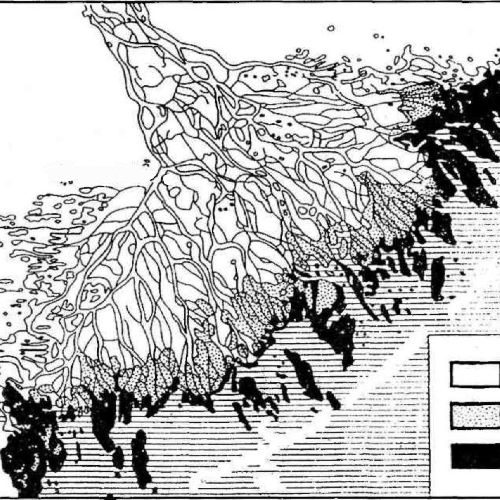
#> input picture FractalsGeometry/карты/Волга_Дельта.jpg, 500 x 500 px
$ python method4.py
#> lines starting #> are read from the running program, lines starting #| are printed output that depends on the picture; after the words box and inside, x2 and y2 are one past the last pixel; in counts of white or black regions, pixels touching at a corner belong together
from PIL import Image, ImageDraw #open images
import matplotlib.pyplot as plt #create plots
import numpy as np #array processing
from sklearn.linear_model import LinearRegression #regression
from math import log #maths function

def FractalCount(a, n):#n*n - number of blocks
    count = 0
    size = 100//n
    n1, n2 = -size, 0

    for k in range(n*n): #проход по всем маленьким массивам большого массива
        if k % n== 0:
            n1+=size
            n2=0
        else:
            n2+=size
        isblack = False
        for i in range(size): #гуляем по маленькому массиву
            if (isblack): break
            for j in range(size):
                if (a[i+n1][j+n2]==100).all():
                    count+=1
                    isblack = True
                    break
    return count

def Y(a0, n):
    y0 = FractalCount(a0, n)
    if (y0>0):
        return log(y0)
    else: return 0

image = Image.open("карты/Волга_Дельта.jpg") #Открываем изображение.
#> image is the input picture: PIL image 500x500 RGB; min 0, max 255, mean 186.6
draw = ImageDraw.Draw(image) #Создаем инструмент для рисования.
width = image.size[0] #Определяем ширину.
#> width = 500
height = image.size[1] #Определяем высоту.
#> height = 500

pix = image.load() #Выгружаем значения пикселей.

factor = 10
for i in range(width):
	for j in range(height):
			a = pix[i, j][0]
			b = pix[i, j][1]
			c = pix[i, j][2]
			S = a + b + c
			if (S > (((255 + factor) // 2) * 3)):
				a, b, c = 255, 255, 255#white
			else:
				a, b, c = 100, 100, 100#black
			draw.point((i, j), (a, b, c))
#image.save("ans.jpg", "JPEG")
fig, axs = plt.subplots(figsize=(9,9))
plt.imshow(image)
axs.grid()
#plt.text(100, 100, 23, fontsize=10)

del draw

a = np.asarray(image)
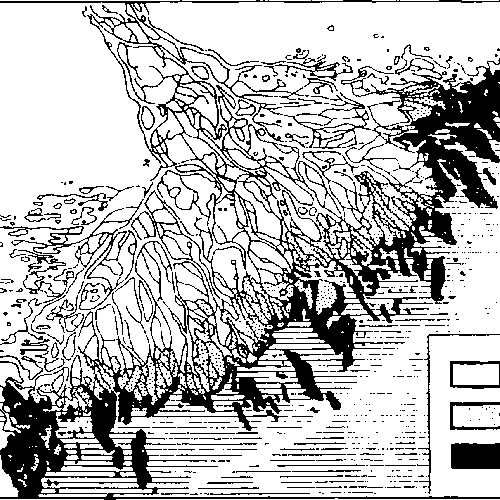
#> a: shape (500, 500, 3); values 100 (black) and 255 (white), 74.2% white; 843 black regions (697 under 20 px), largest, box (x1, y1, x2, y2) and area: (0, 0, 500, 500) 48671, (0, 199, 144, 310) 1509, (451, 443, 500, 469) 1245
#print(a)
n1, n2 = -500, 0
a0 = np.zeros(shape=(500, 500, 3))
for k in range(1): #проход по всем маленьким массивам большого массива
    for i in range(500): #гуляем по маленькому массиву
        for j in range(500):
            a0[i, j] = a[i][j]
    #можно обрабатывать а0(клетку)
    #print(k, n1, n2)

    x = np.array([log(10), log(20), log(25), log(50), log(100)]).reshape(-1, 1)
    y = np.array([Y(a0, 5), Y(a0, 20), Y(a0, 25), Y(a0, 50), Y(a0, 100)])
    #print(y)
    model = LinearRegression().fit(x, y)
    level = 'green'
    if (model.coef_[0]>=1.5): level = 'orange'
    if (model.coef_[0]>=1.65): level = 'red'

    plt.text(n2, n1+500, '%.2f' % model.coef_[0], fontsize=10,
             color = level, rotation = 30)
    #print(model.coef_)
plt.show()
fig, axs = plt.subplots()
plt.plot(x, y)
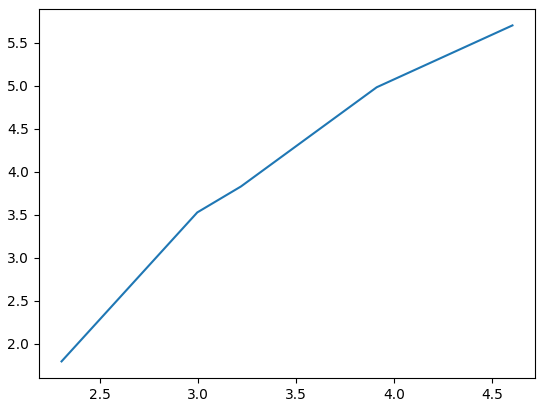
#> figure drawn by matplotlib, 1 panel

$ run again, with FractalsGeometry/карты/Rybinsk.jpg copied over FractalsGeometry/карты/Волга_Дельта.jpg
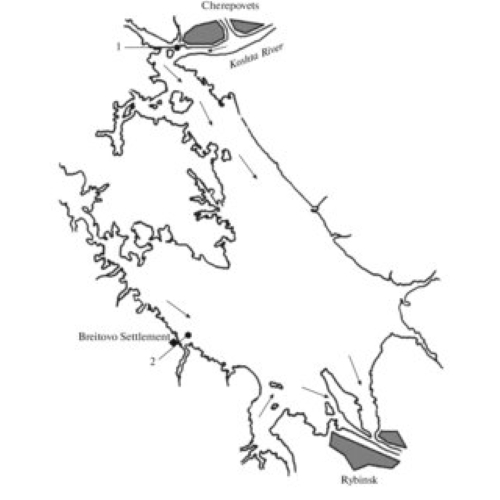
#> input picture FractalsGeometry/карты/Rybinsk.jpg, 500 x 500 px
#> image is the input picture: PIL image 500x500 RGB; min 14, max 255, mean 245
#> `a = np.asarray(image)`:
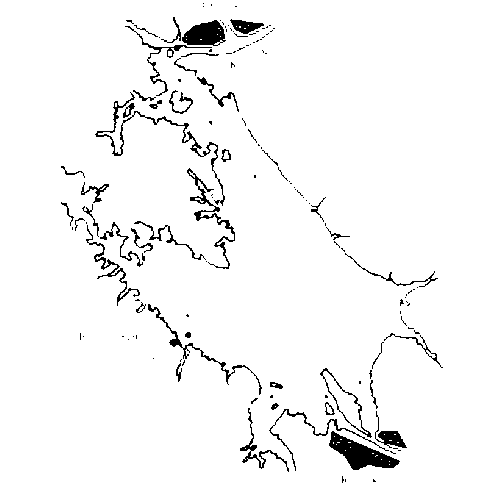
#> a: shape (500, 500, 3); values 100 (black) and 255 (white), 96.3% white; 137 black regions (94 under 20 px), largest, box (x1, y1, x2, y2) and area: (329, 431, 400, 470) 1200, (182, 20, 226, 46) 781, (95, 92, 225, 206) 780
#> `plt.plot(x, y)`:
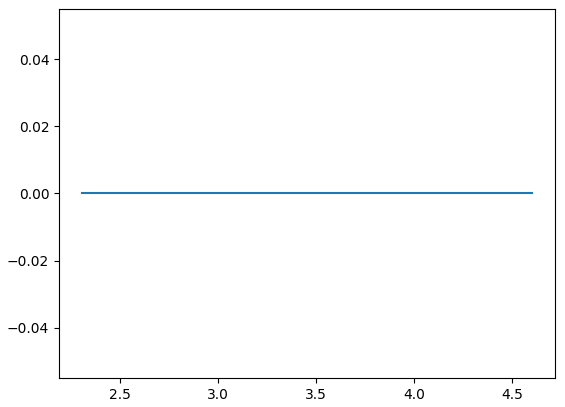
#> figure drawn by matplotlib, 1 panel

$ run again, with FractalsGeometry/карты/all_volga_up_.jpg copied over FractalsGeometry/карты/Волга_Дельта.jpg
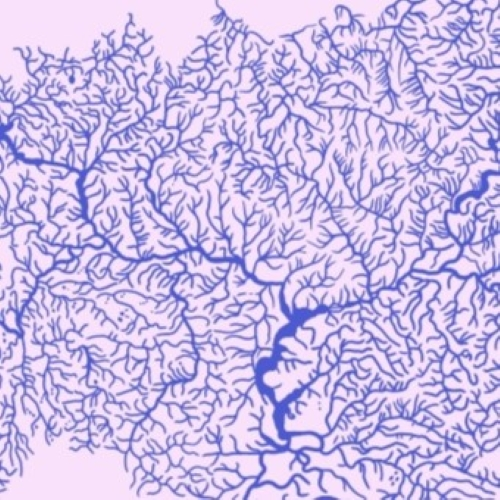
#> input picture FractalsGeometry/карты/all_volga_up_.jpg, 500 x 500 px
#> image is the input picture: PIL image 500x500 RGB; mean R, G, B 200.9, 186.9, 231.1
#> `a = np.asarray(image)`:
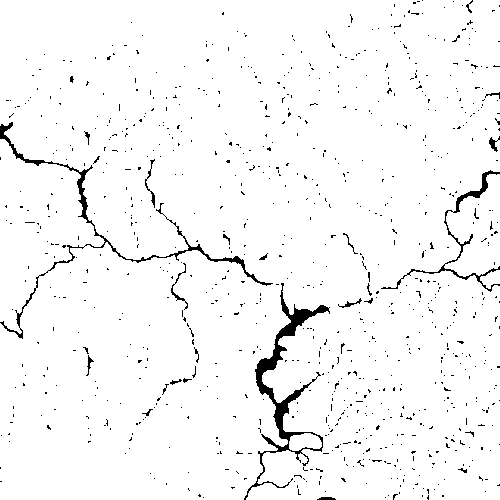
#> a: shape (500, 500, 3); values 100 (black) and 255 (white), 96.7% white; 889 black regions (866 under 20 px), largest, box (x1, y1, x2, y2) and area: (244, 283, 330, 500) 2346, (0, 122, 273, 339) 1630, (381, 170, 500, 292) 791
#> `plt.plot(x, y)`:
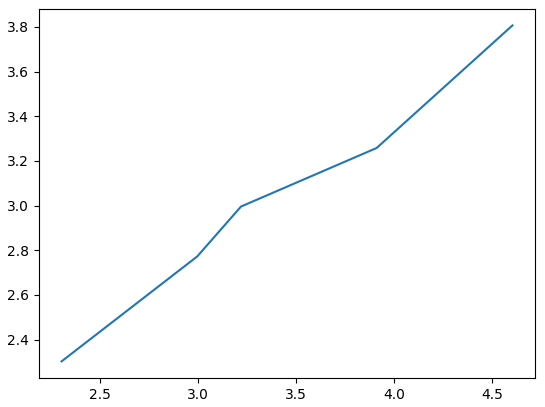
#> figure drawn by matplotlib, 1 panel

$ run again, with FractalsGeometry/карты/ribinskoe32.jpg copied over FractalsGeometry/карты/Волга_Дельта.jpg
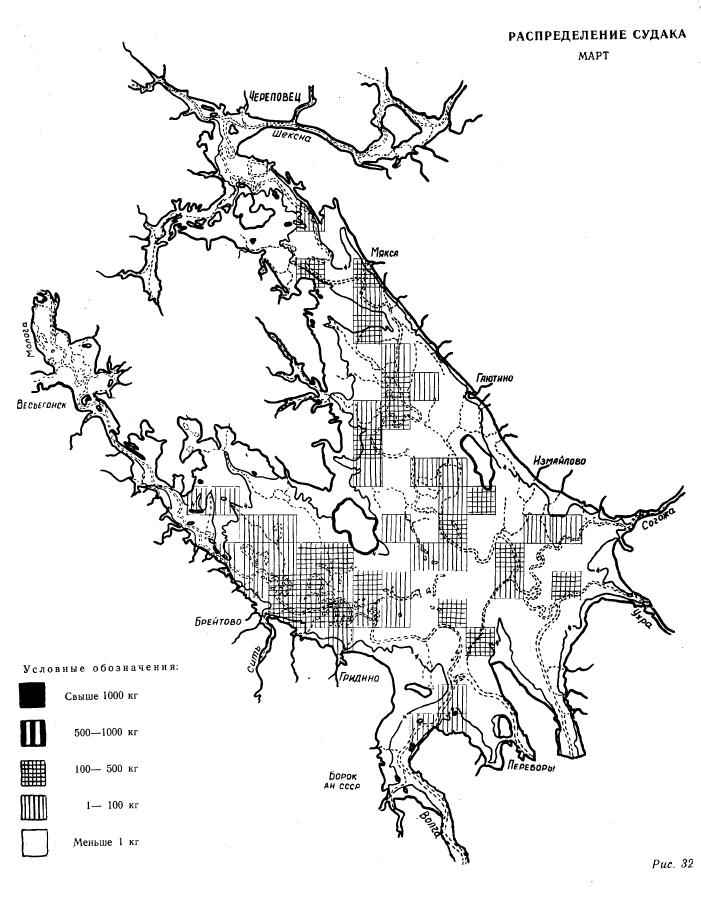
#> input picture FractalsGeometry/карты/ribinskoe32.jpg, 701 x 901 px
#> image is the input picture: PIL image 701x901 RGB; min 0, max 255, mean 234.1
#> a: shape (901, 701, 3); values 100 (black) and 255 (white), 91.8% white; black in thin lines or dots, all inside (x1, y1, x2, y2) = (17, 29, 693, 868)
#> after the loop `for k in range(1):`:
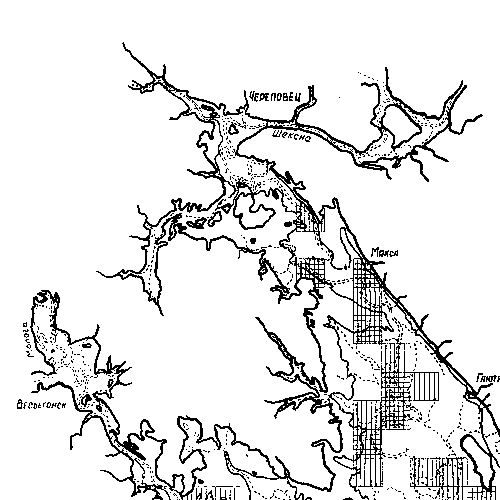
#> a0: shape (500, 500, 3) float64; values 100 (black) and 255 (white), 89.9% white; black in thin lines or dots, all inside (x1, y1, x2, y2) = (17, 42, 500, 500)
#> `plt.plot(x, y)`:
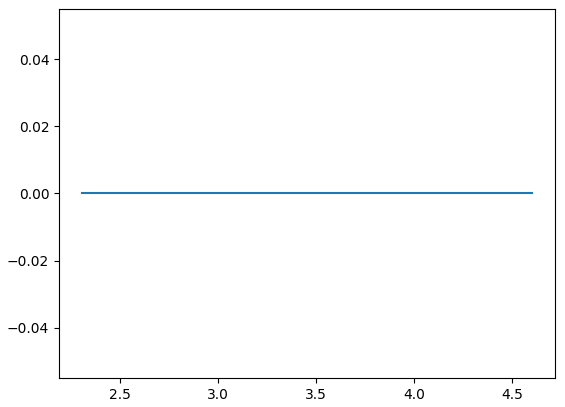
#> figure drawn by matplotlib, 1 panel
